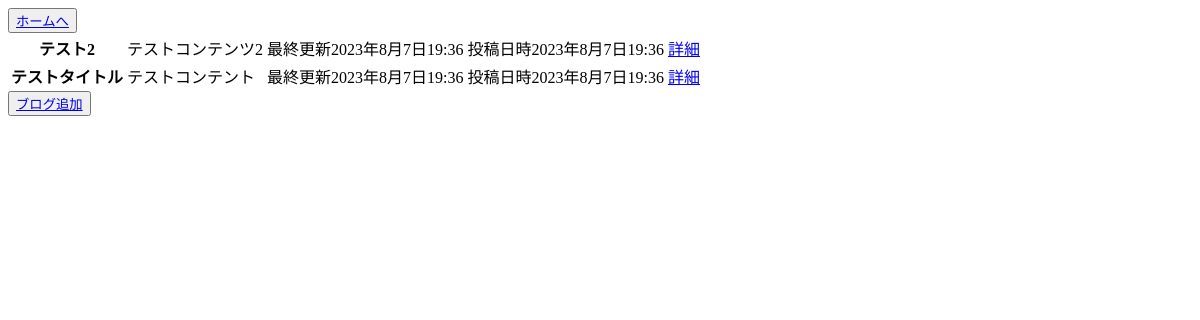
Before: / with the older database file.
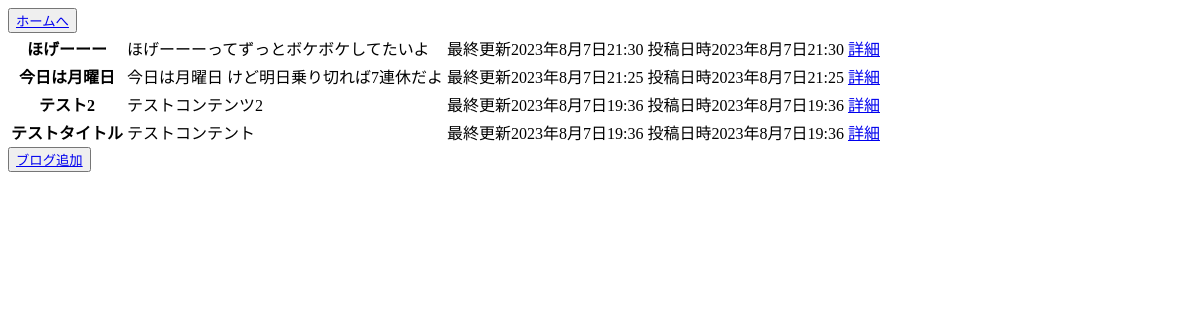
After: the same page with the newer database file.
### articles/models.py (models this page shows)
class Articles(models.Model):
    title = models.CharField(max_length=50)
    content = models.TextField(max_length=10000)
    create_at = models.DateTimeField()
    update_at = models.DateTimeField()
    class Meta:
        db_table = "articles"

### articles/views.py (the view)
# urls.py: path("", ArticleListView.as_view(), name="article_list"),
class ArticleListView(ListView):
    model = Articles
    template_name = "article_list.html"
    def get_queryset(self):
        qs = super().get_queryset()
        qs = qs.order_by("-update_at")
        return qs

### templates/article_list.html
{% extends 'base.html' %} {% block content %}
<table>
  <tbody>
    {% for article in object_list %}
    <tr>
      <th>{{ article.title }}</th>
      <td>{{ article.content }}</td>
      <td>最終更新<time>{{ article.update_at }}</time></td>
      <td>投稿日時<time>{{ article.create_at }}</time></td>
      <td><a href="{% url 'articles:article_detail' article.pk %}">詳細</a</td>
    </tr>
    {% endfor %}
  </tbody>
</table>
<button><a href="{% url 'articles:article_create' %}">ブログ追加</a></button>
{% endblock %}

### templates/base.html (shortened to what this page needs)
<!DOCTYPE html>
<html lang="ja">
  <head>
  </head>
  <body>
    <button><a href="{% url 'home' %}">ホームへ</a></button>
    {% block content %} {% endblock %}
  </body>
</html>

Changed rows visible on the page:
added Articles: title "ほげーーー", content "ほげーーーってずっとボケボケしてたいよ", update_at "2023年8月7日21:30", create_at "2023年8月7日21:30"
added Articles: title "今日は月曜日", content "今日は月曜日 けど明日乗り切れば7連休だよ", update_at "2023年8月7日21:25", create_at "2023年8月7日21:25"
